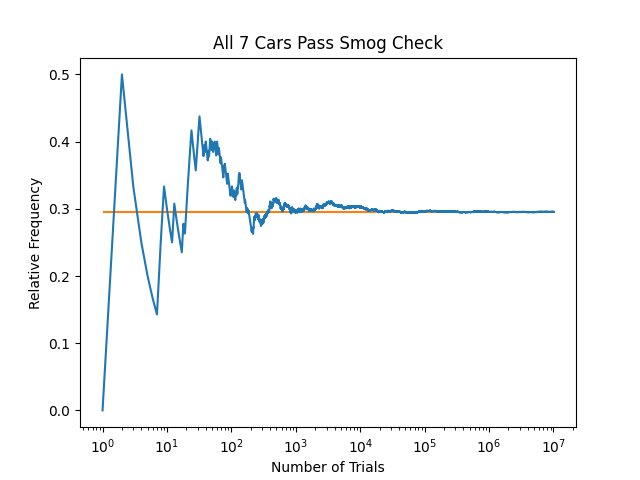

Here is the Python script that generated this plot:
import numpy as np
import matplotlib.pyplot as plt

# Set up rng
rng = np.random.default_rng()

# Simulate 7 cars
# 16% of them fail smog check
n = int(1E7)
samp = rng.random((7, n))
samp = (samp > 0.16).all(axis=0)

# get relative frequencies
x = np.arange(n) + 1
y = np.cumsum(samp) / x

# plot relative frequencies
fig, ax = plt.subplots()
ax.hlines(0.84 ** 7, x[0], x[-1], color = 'tab:orange')
ax.plot(x, y)
ax.set_title('All 7 Cars Pass Smog Check')
ax.set_xlabel('Number of Trials')
ax.set_xscale('log', base = 10)
ax.set_ylabel('Relative Frequency')
plt.savefig('car.png')